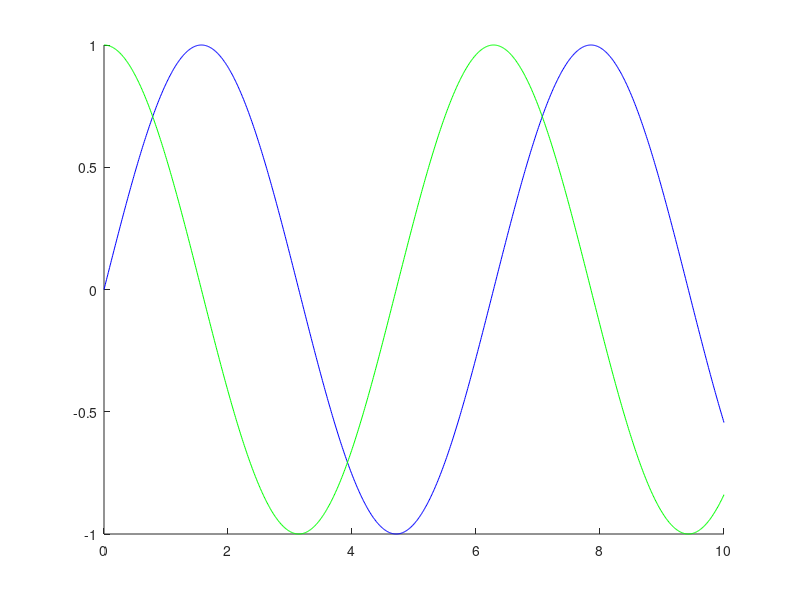

Here is the MATLAB script that generated this plot: (Note: this script raises an error after producing the figure.)
sx = 0.5;                      % threshold for x̂_i and x̂_j
s_tau = 0.3;                   % threshold for τ_j
epsilon = [0.01, 0.01];        % [ε1, ε1]^T
epsilon_term = 2 * (epsilon * epsilon'); 

t_steps = linspace(0, 10, 1000); 
x_hat_i = sin(t_steps);       
x_hat_j = cos(t_steps);         
tau_j = t_steps / 10;           

% initialization
t_i_k = 0;                      
time_to_solve = [];             


for idx = 2:length(t_steps)     
    t = t_steps(idx);
    
    delta_xi = abs(x_hat_i(idx) - x_hat_i(find(t_steps == t_i_k, 1)));
    delta_xj = abs(x_hat_j(idx) - x_hat_j(find(t_steps == t_i_k, 1)));
    delta_tau = abs(tau_j(idx) - tau_j(find(t_steps == t_i_k, 1)));
    
    % check conditions
    cond1 = delta_xi >= (sx - epsilon_term);
    cond2 = any(delta_xj >= (sx - epsilon_term));
    cond3 = any(delta_tau >= s_tau);
    
    if cond1 || cond2 || cond3
        t_i_k = t;
        time_to_solve = [time_to_solve, t]; 
    end
end

disp('Times to solve QP:');
disp(time_to_solve);

% Plotting
figure;
hold on;
plot(t_steps, x_hat_i, 'b', 'DisplayName', 'x̂_i');
plot(t_steps, x_hat_j, 'g', 'DisplayName', 'x̂_j');
yline(sx, 'r--', 'DisplayName', 'Threshold (sx)');
scatter(time_to_solve, sx * ones(size(time_to_solve)), 'ro', 'DisplayName', 'QP solve times');
xlabel('Time');
ylabel('Value');
title('Dynamic Model Validation');
legend show;
hold off;
